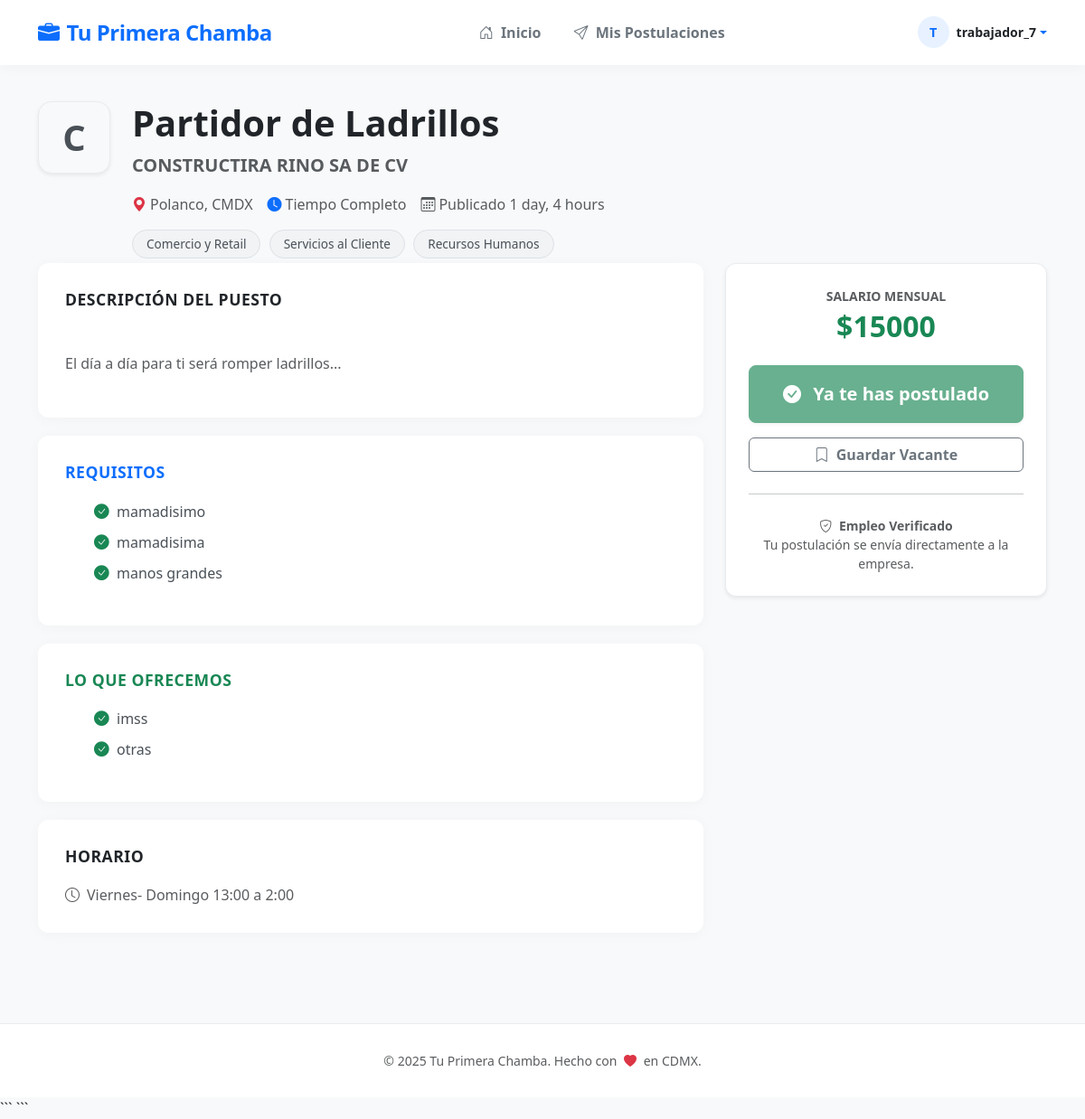
Page /trabajadores/detalle_vacante_trabajador/10/ (signed in) on the committed database.
### aplicaciones/empresas/models.py (models this page shows, shortened)
class Vacante(models.Model):
    nombre_puesto = models.CharField(max_length=100, null=False, blank=False)
    area_ocupacion = models.IntegerField(null=True, blank=True)
    tiempo_experiencia = models.CharField(max_length=100, null=False, blank=False, default='0')
    escolaridad_minima = models.CharField(max_length=100, null=False, blank=False, default='22')
    descripcion = models.TextField(null=False, blank=False, default='Descripción del puesto.')
    requisitos = models.TextField(null=False, blank=False, default='Requisitos del puesto.')
    prestaciones = models.TextField(null=False, blank=False, default='Prestaciones del puesto.')
    salario = models.DecimalField(max_digits=10, decimal_places=2, null=False, blank=True)
    ubicacion = models.CharField(max_length=200)
    horario = models.CharField(max_length=100)
    tipo_contrato = models.CharField(max_length=100)
    etiquetas = models.TextField(null=True, blank=True)
    fecha_publicacion = models.DateField(auto_now_add=True)
    empresa = models.ForeignKey(Empresa, on_delete=models.CASCADE, null=True)
    activa = models.BooleanField(default=True)
    postulaciones_count = models.IntegerField(default=0)

class Empresa(models.Model):
    nombre = models.CharField(max_length=100, unique=True, null=False   , blank=False)
    direccion = models.CharField(max_length=200)
    telefono = models.CharField(max_length=15)
    email = models.EmailField(null=False, blank=False, unique=True, default='email')
    biografia = models.TextField(null=False, blank=False, default='Biografía de la empresa.')
    usuario = models.OneToOneField(User, on_delete=models.CASCADE, null=True)
    categoria = models.CharField(max_length=300, null=True, blank=True)

### aplicaciones/general/decorators.py (the view)
    def wrapper_func(request, *args, **kwargs):
        if not request.user.is_authenticated:
            return redirect('login')
        if hasattr(request.user, 'trabajador'):
            return view_func(request, *args, **kwargs)
        else:
            messages.info(request, "Estás logueado como empresa. Cierra sesión para buscar empleo.")
            return redirect('home') # Redirigir a zona empresa

### aplicaciones/trabajadores/templates/detalle_vacante_trabajador.html (shortened to what this page needs)
{% extends 'base_trabajadores.html' %}
{% block content %}
    <div class="job-hero">
        <div class="container">
            <div class="d-flex align-items-start gap-4">
                <div class="company-logo-lg shadow-sm">
                    {{ inicial_empresa }}
                </div>
                <div class="flex-grow-1">
                    <h1 class="fw-bold mb-2 text-dark">{{ vacante.nombre_puesto }}</h1>
                    <div class="text-muted fw-bold mb-3 fs-5">
                        {{ vacante.empresa.nombre|default:"Empresa Confidencial" }}
                    </div>
                    <div class="d-flex flex-wrap gap-3 text-muted mb-3">
                        <span><i class="bi bi-geo-alt-fill me-1 text-danger"></i>{{ vacante.ubicacion }}</span>
                        <span><i class="bi bi-clock-fill me-1 text-primary"></i>{{ vacante.tipo_contrato }}</span>
                        <span><i class="bi bi-calendar3 me-1"></i>Publicado {{ vacante.fecha_publicacion|timesince }}</span>
                    </div>
                    <div>
                        {% for tag in lista_tags %}
                            <span class="tag-pill">{{ tag }}</span>
                        {% endfor %}
                    </div>
                </div>
            </div>
        </div>
    </div>
    <div class="container">
        <div class="row">
            <div class="col-lg-8">
                <div class="content-card">
                    <h5 class="section-title">Descripción del Puesto</h5>
                    <p class="text-muted" style="line-height: 1.7; white-space: pre-line;">
                        {{ vacante.descripcion }}
                    </p>
                </div>
                {% if requisitos_list %}
                <div class="content-card">
                    <h5 class="section-title text-primary">Requisitos</h5>
                    <ul class="list-check">
                        {% for req in requisitos_list %}
                            {% if req|length > 0 %}
                                <li>{{ req }}</li>
                            {% endif %}
                        {% endfor %}
                    </ul>
                </div>
                {% endif %}
                {% if prestaciones_list %}
                <div class="content-card">
                    <h5 class="section-title text-success">Lo que ofrecemos</h5>
                    <ul class="list-check">
                        {% for pres in prestaciones_list %}
                            {% if pres|length > 0 %}
                                <li>{{ pres }}</li>
                            {% endif %}
                        {% endfor %}
                    </ul>
                </div>
                {% endif %}
                <div class="content-card">
                    <h5 class="section-title">Horario</h5>
                    <p class="text-muted mb-0"><i class="bi bi-clock me-2"></i>{{ vacante.horario }}</p>
                </div>
            </div>
            <div class="col-lg-4">
                <div class="action-card shadow-sm">
                    <div class="text-center mb-4">
                        <div class="text-muted small text-uppercase fw-bold mb-1">Salario Mensual</div>
                        <div class="h2 fw-bold text-success">${{ vacante.salario|floatformat:0 }}</div>
                    </div>
                    <div class="d-grid gap-3">
                        {% if ya_postulado %}
                            <button class="btn btn-success btn-lg fw-bold shadow-sm py-3" disabled>
                                <i class="bi bi-check-circle-fill me-2"></i> Ya te has postulado
                            </button>
                        {% endif %}
                        <button class="btn btn-outline-secondary fw-bold">
                            <i class="bi bi-bookmark me-2"></i>Guardar Vacante
                        </button>
                    </div>
                    <hr class="my-4">
                    <div class="small text-muted text-center">
                        <i class="bi bi-shield-check me-1"></i> <strong>Empleo Verificado</strong><br>
                        Tu postulación se envía directamente a la empresa.
                    </div>
                </div>
            </div>
        </div>
    </div>
{% endblock %}

### aplicaciones/trabajadores/templates/base_trabajadores.html (shortened to what this page needs)
{% load static %}
<!DOCTYPE html>
<html lang="es">
<head>
    <link href="https://cdn.jsdelivr.net/npm/bootstrap@5.3.0/dist/css/bootstrap.min.css" rel="stylesheet">
    <link rel="stylesheet" href="https://cdn.jsdelivr.net/npm/bootstrap-icons@1.10.5/font/bootstrap-icons.css">
</head>
<body>
    <nav class="navbar navbar-expand-lg navbar-custom sticky-top">
        <div class="container">
            <a class="navbar-brand fs-4" href="{% url 'home_t' %}">
                <i class="bi bi-briefcase-fill me-2"></i>Tu Primera Chamba
            </a>
            <div class="collapse navbar-collapse" id="navbarNav">
                <ul class="navbar-nav mx-auto">
                    <li class="nav-item">
                        <a class="nav-link {% if request.resolver_match.url_name == 'home_t' %}active{% endif %}" href="{% url 'home_t' %}">
                            <i class="bi bi-house-door me-1"></i> Inicio
                        </a>
                    </li>
                    <li class="nav-item">
                        <a class="nav-link {% if request.resolver_match.url_name == 'mis_postulaciones' %}active{% endif %}" href="{% url 'mis_postulaciones' %}">
                            <i class="bi bi-send me-1"></i> Mis Postulaciones
                        </a>
                    </li>
                </ul>
                <div class="d-flex align-items-center mt-3 mt-lg-0">
                    <div class="dropdown">
                        <a href="#" class="d-flex align-items-center text-decoration-none dropdown-toggle" id="userDropdown" data-bs-toggle="dropdown" aria-expanded="false">
                            <div class="user-avatar-nav me-2">
                                {{ request.user.first_name|slice:":1"|default:request.user.username|slice:":1"|upper }}
                            </div>
                            <span class="fw-bold text-dark d-none d-lg-inline small">{{ request.user.first_name|default:request.user.username }}</span>
                        </a>
                    </div>
                </div>
            </div>
        </div>
    </nav>
    <main class="main-wrapper">
            {% block content %}
            {% endblock %}
    </main>
    <footer>
        <div class="container text-center text-muted small">
            <p class="mb-0">&copy; 2025 Tu Primera Chamba. Hecho con <i class="bi bi-heart-fill text-danger mx-1"></i> en CDMX.</p>
        </div>
    </footer>
</body>
</html>

### rows in the picture
Vacante: nombre_puesto "Partidor de Ladrillos", empresa.nombre "CONSTRUCTIRA RINO SA DE CV", ubicacion "Polanco, CMDX", tipo_contrato "Tiempo Completo", fecha_publicacion "1 day, 4 hours", descripcion "El día a día para ti será romper ladrillos...", horario "Viernes- Domingo 13:00 a 2:00", salario "15000"

### other values in the picture
{{ request.user.first_name|default:request.user.username }} "trabajador_7"
{{ inicial_empresa }} "C"
{{ tag }} "Comercio y Retail" "Servicios al Cliente" "Recursos Humanos"
{{ req }} "mamadisimo" "mamadisima" "manos grandes"
{{ pres }} "imss" "otras"
